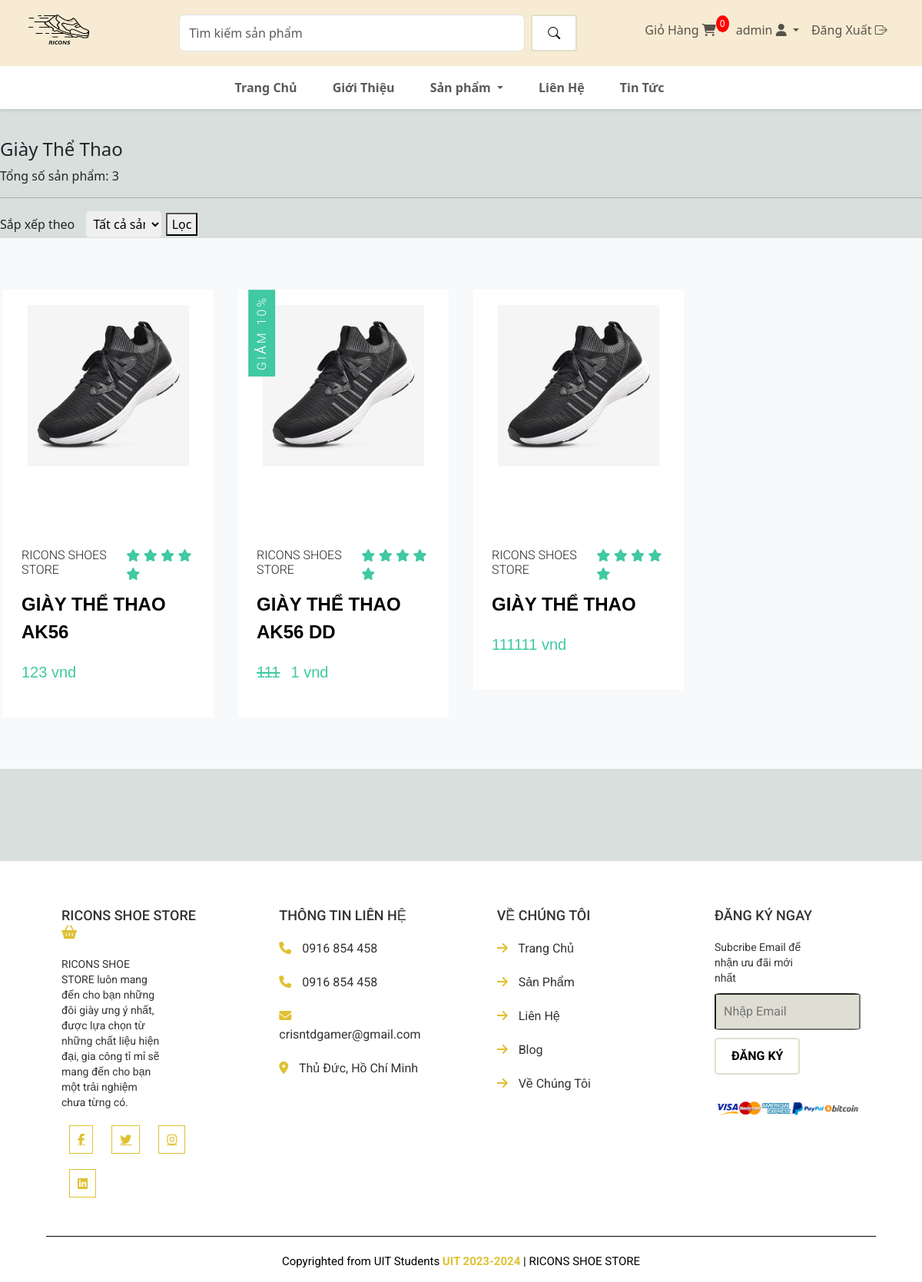
/category/giay-the-thao (signed in), run on the app's committed database.
### app/models.py (models this page shows, shortened)
class TheLoai(models.Model):
    ten = models.CharField(max_length=200, unique=True)
    slug = models.SlugField(max_length=200, unique=True)

class SanPham(models.Model):
    the_loai = models.ForeignKey(TheLoai, on_delete=models.CASCADE, default=1)
    ten = models.CharField(max_length=300, null=True, blank=False)
    gia = models.IntegerField(blank=False)
    hinh = models.ImageField(null=True, blank=True)
    khuyen_mai = models.BooleanField(default=False)
    gia_km = models.IntegerField(blank=True, null=True)
    mo_ta = models.CharField(max_length=500, default='', blank=True)
    @property
    def ImageURL(self):
        try:
            url = self.hinh.url
        except:
            url = ''
        return url

### app/views.py (the view)
# urls.py: path('category/<str:tl>', views.category, name="category"),
def category(request, tl):
    tl = unidecode(tl).lower().replace(' ', '-')
    theloai = TheLoai.objects.get(slug = tl)
    sanpham_list = SanPham.objects.filter(the_loai = theloai)
    sap_xep = request.GET.get('sort-by')
    if sap_xep == 'tang':
        sanpham_list = sanpham_list.order_by('gia')
    elif sap_xep == 'giam':
        sanpham_list = sanpham_list.order_by('-gia')
    elif sap_xep == 'a-z':
        sanpham_list = sanpham_list.order_by('ten')
    elif sap_xep == 'z-a':
        sanpham_list = sanpham_list.order_by('-ten')
    theloai_list = TheLoai.objects.all()
    context = {'theloai_list' : theloai_list,
               'sanpham_list' : sanpham_list,
               'theloai' : theloai}
    return render(request, "app/category.html", context)

### app/context_processors.py (called while the page is built)
def tong_san_pham_trong_gio_hang(request):
    return {
        'tong_san_pham_trong_gio_hang': lay_so_luong_san_pham_trong_gio_hang(request.user)
    }

### app/views.py (called while the page is built)
def lay_so_luong_san_pham_trong_gio_hang(user):
    if user.is_authenticated:
        gio_hang = GioHang.objects.filter(khach_hang=user, hoan_thanh=False).first()
        if gio_hang:
            muc_gio_hang = MucGioHang.objects.filter(gio_hang=gio_hang)
            tong_san_pham = 0
            for muc in muc_gio_hang:
                tong_san_pham += muc.so_luong
            return tong_san_pham
    return 0

### app/templates/app/category.html (shortened to what this page needs)
{% extends 'app/base.html' %}
{% block category %}
<div class="container-pdt" style="padding-top: 130px;">
    <div class="row">
        <h4>{{theloai.ten}}</h4>
        <p>
            Tổng số sản phẩm: {{sanpham_list|length}}
        </p>
        <hr>
        <div>
            <form action="" method="get">
                <label for="sort-by">Sắp xếp theo</label>
                <select name="sort-by" id="sort-by">
                    <option value="all">Tất cả sản phẩm</option>
                </select>
                <button type="submit">Lọc</button>
            </form>
        </div>
        <section class="products">
            <div class="product-card-container">
                <div class="product-items">
                    {% for sanpham in sanpham_list %}
                    <div class="product">
                        <div class="product-content">
                            <div class="product-img">
                                <img src="{{sanpham.ImageURL}}" alt="product image">
                            </div>
                        </div>
                        <div class="product-info">
                            <div class="product-info-top">
                                <h2 class="sm-title">Ricons Shoes Store</h2>
                                <div class="rating">
                                    <span><i class="fas fa-star"></i></span>
                                    <span><i class="fas fa-star"></i></span>
                                    <span><i class="fas fa-star"></i></span>
                                    <span><i class="fas fa-star"></i></span>
                                    <span><i class="fas fa-star"></i></span>
                                </div>
                            </div>
                            <a href="#" class="product-name">{{sanpham.ten}}</a>
                            <div class="product- price-container">
                                {% if sanpham.khuyen_mai == True %}
                                <strike class="product-price">{{sanpham.gia}}</strike>
                                <p class="product-price">{{ sanpham.gia_km}} vnd</p>
                                {% else %}
                                <p class="product-price">{{sanpham.gia}} vnd</p>
                                {% endif %}
                            </div>
                        </div>
                        {% if sanpham.khuyen_mai == True %}
                        <div class="off-info">
                            <h2 class="sm-title">Giảm 10%</h2>
                        </div>
                        {% endif %}
                    </div>
                    {% endfor %}
                </div>
            </div>
        </section>
    </div>
</div>
{% endblock category %}

### app/templates/app/base.html (shortened to what this page needs)
{% load static %}
<!DOCTYPE html>
<html lang="en">
<head>
    <link href="https://cdn.jsdelivr.net/npm/bootstrap@5.3.3/dist/css/bootstrap.min.css" rel="stylesheet">
    <link rel="stylesheet" href="{% static 'app/style.css' %}">
    <link rel="stylesheet" href="https://cdn.jsdelivr.net/npm/bootstrap-icons@1.11.3/font/bootstrap-icons.min.css">
    <link rel="stylesheet" href="https://cdnjs.cloudflare.com/ajax/libs/font-awesome/6.5.2/css/all.min.css">
</head>
<body>
    <div class="container-fluid sticky-top">
        <nav class="navbar navbar-expand-lg justify-content-center" style="background-color: #f7ecd3;">
            <a href="{% url 'home'%}" class="navbar-brand"><img src="{% static 'images/logo.png'%}"
                    style="width: 80px; height: 60px;" alt=""></a>
            <ul class="navbar-nav">
                <li class="nav-item" style="margin-left: 100px; margin-right: 80px;">
                    <form class="d-flex" role="search">
                        <input class="form-control me-2" type="search" placeholder="Tìm kiếm sản phẩm"
                            aria-label="Search" style="width: 450px; border-radius: 20;">
                        <button class="btn btn-outline-success" type="submit">
                            <i class="bi bi-search"></i>
                        </button>
                    </form>
                </li>
                <li class="nav-item" style="margin-right: 10px;">
                    <a class="nav-link" href="{% url 'cart' %}">
                        Giỏ Hàng
                        <span class="cart-icon">
                            <i class="fa-solid fa-cart-shopping"></i>
                        </span>
                        <span class="cart-count">{{ tong_san_pham_trong_gio_hang }}</span>
                    </a>
                </li>
                {% if user.is_authenticated %}
                <li class="nav-item dropdown">
                    <a class="nav-link dropdown-toggle" href="#" role="button" data-bs-toggle="dropdown"
                        aria-expanded="false">
                        {{request.user}} <i class="fa-solid fa-user"></i>
                    </a>
                </li>
                <li class="nav-item">
                    <a class="nav-link" href="{% url 'logout_user' %}">
                        Đăng Xuất <i class="bi bi-box-arrow-right"></i>
                    </a>
                </li>
                {% else %}
                <li class="nav-item">
                    <a class="nav-link" href="{% url 'login_user' %}">Đăng Nhập <i class="fa-solid fa-key"></i></a>
                </li>
                {% endif %}
            </ul>
        </nav>
        <nav class="navbar navbar-expand-sm justify-content-center"
            style="background-color: white; box-shadow: 0px 2px 4px rgba(0, 0, 0, 0.1);">
            <ul class="navbar-nav">
                <li class="nav-item" style="margin-right: 30px;">
                    <a class="nav-link" href="{% url 'home' %}"><b>Trang Chủ</b></a>
                </li>
                <li class="nav-item" style="margin-right: 30px;">
                    <a class="nav-link" href="#"><b>Giới Thiệu</b></a>
                </li>
                <li class="nav-item dropdown" style="margin-right: 30px;">
                    <a class="nav-link dropdown-toggle" href="#" role="button" data-bs-toggle="dropdown"
                        aria-expanded="false">
                        <b>Sản phẩm</b>
                    </a>
                </li>
                <li class="nav-item" style="margin-right: 30px;">
                    <a class="nav-link" href="#"><b>Liên Hệ</b></a>
                </li>
                <li class="nav-item" style="margin-right: 30px;">
                    <a class="nav-link" href="#"><b>Tin Tức</b></a>
                </li>
            </ul>
        </nav>
    </div>
    {% block category %} {% endblock category %}
    <section class="footer">
        <div class="container-footer">
            <div class="box">
                <h3>RICONS SHOE STORE <i class="fas fa-shopping-basket"></i></h3>
                <p>RICONS SHOE STORE luôn mang đến cho bạn những đôi giày ưng ý nhất, được lựa chọn từ những chất liệu
                    hiện đại, gia công tỉ mỉ sẽ mang đến cho bạn một trải nghiệm chưa từng có. </p>
                <div class="share">
                    <a href="#" class="fab fa-facebook-f"></a>
                    <a href="#" class="fab fa-twitter"></a>
                    <a href="#" class="fab fa-instagram"></a>
                    <a href="#" class="fab fa-linkedin"></a>
                </div>
            </div>
            <div class="box">
                <h3>THÔNG TIN LIÊN HỆ </h3>
                <a href="#" class="link"> <i class="fas fa-phone"></i> 0916 854 458 </a>
                <a href="#" class="link"> <i class="fas fa-phone"></i> 0916 854 458 </a>
                <a href="#" class="link"> <i class="fas fa-envelope"></i> crisntdgamer@gmail.com </a>
                <a href="#" class="link"> <i class="fas fa-map-marker-alt"></i> Thủ Đức, Hồ Chí Minh </a>
            </div>
            <div class="box">
                <h3> VỀ CHÚNG TÔI </h3>
                <a href="#" class="link"> <i class="fas fa-arrow-right"></i> Trang Chủ </a>
                <a href="#" class="link"> <i class="fas fa-arrow-right"></i> Sản Phẩm </a>
                <a href="#" class="link"> <i class="fas fa-arrow-right"></i> Liên Hệ </a>
                <a href="#" class="link"> <i class="fas fa-arrow-right"></i> Blog </a>
                <a href="#" class="link"> <i class="fas fa-arrow-right"></i> Về Chúng Tôi </a>
            </div>
            <div class="box">
                <h3> ĐĂNG KÝ NGAY </h3>
                <p>Subcribe Email để nhận ưu đãi mới nhất </p>
                <input type="text" placeholder="Nhập Email" class="email">
                <input type="submit" value="ĐĂNG KÝ" class="btn">
                <img src="{% static 'images/bank.png' %}" class="payment-img" alt="">
            </div>
            <div class="credit"> Copyrighted from UIT Students <span> UIT 2023-2024 </span> | RICONS SHOE STORE </div>
        </div>
    </section>
</body>
</html>

### app/static/app/style.css (style rules this page uses)
body { background-color: #D8DFDD; }
.footer { background-color: #fff; color: #333; padding: 5%; display: flex; justify-content: space-between; align-items: flex-start; flex-wrap: wrap; font-family: "Roboto", sans-serif; margin-top: 10%; }
.box i { color: #DEC133; }
.container-footer { display: flex; justify-content: space-between; align-items: flex-start; flex-wrap: wrap; }
.box { width: calc(25% - 40px); padding: 0 20px; margin-bottom: 40px; }
.box h3 { font-size: 18px; margin-bottom: 20px; }
.box p { font-size: 14px; margin: 10px 0px; line-height: 20px; width: 70%; }
.share a { color: #DEC133; font-size: 15px; margin: 10px; border: 1px solid; padding: 10px; }
.link { color: #333; text-decoration: none; display: block; margin-bottom: 20px; transition: color 0.3s; }
.link i { margin-right: 10px; color: #DEC133; transition: color 0.3s; }
.email { width: 100%; padding: 10px; margin-bottom: 10px; background-color: #DFDED2; border-radius: 5%; }
.btn { padding: 10px 20px; background-color: white; color: black; border: 2px solid #E0DFC9; border-radius: 6%; cursor: pointer; transition: background-color 0.3s, color 0.3s, border-color 0.3s; font-weight: bold; }
.payment-img { margin-top: 20px; max-width: 100%; }
.footer .credit { font-size: 15px; padding: 2% 0 0 0; color: black; border-top: 1px solid; position: relative; width: 100%; text-align: center; margin-bottom: -5%; }
.credit span { color: #DEC133; font-weight: bold; }
.cart-count { background-color: red; color: white; border-radius: 50%; padding: 2px 5px; font-size: 12px; position: absolute; top: 20px; }
:root { --white-light: rgba(255, 255, 255, 0.5); --alice-blue: #f8f9fa; --carribean-green: #40c9a2; --gray: #ededed; }
.product-items { display: flex; flex-wrap: wrap; }
.products { padding: 0; margin: 0; box-sizing: border-box; font-family: 'Quicksand', sans-serif; }
img { width: 100%; display: block; }
.product-card-container { width: 100%; margin: 0 auto; }
.lg-title, .md-title, .sm-title { font-family: 'Roboto', sans-serif; padding: 0.6rem 0; text-transform: capitalize; }
.sm-title { font-weight: 300; font-size: 1rem; text-transform: uppercase; }
.products { background: var(--alice-blue); padding: 3.2rem 0; }
.product { margin: 1rem; position: relative; width: calc(25% - 2rem); }
.product-content { background: white; padding: 20px 0px 0px 0px; cursor: pointer; }
.product-img { background: var(--gray); box-shadow: 0 0 20px 10px var(white); width: 210px; height: 200px; margin: 0 auto; transition: background 0.5s ease; }
.product-info { background: white; padding: 1.5rem; }
.product-info-top { display: flex; justify-content: space-between; align-items: center; }
.rating span { color: var(--carribean-green); }
.product-name { color: black; display: block; text-decoration: none; font-size: 1rem; text-transform: uppercase; font-weight: bold; }
.product-price { padding-top: 0.6rem; padding-right: 0.6rem; display: inline-block; color: var(--carribean-green); }
.product-img img { transition: transform 0.6s ease; }
.off-info .sm-title { background: var(--carribean-green); color: white; display: inline-block; padding: 0.5rem; position: absolute; top: 0; left: 0; writing-mode: vertical-lr; transform: rotate(180deg); z-index: 1; letter-spacing: 3px; cursor: pointer; }
.checkout input, select { width: 100%; padding: 10px; border: 1px solid #ddd; border-radius: 5px; }
.product-name { font-size: 24px; margin-bottom: 10px; }
.product-price { font-size: 20px; color: #40c9a2; margin-bottom: 20px; }
label { font-size: 16px; margin-right: 10px; }
select, input[type="number"] { padding: 5px; font-size: 16px; width: 100px; }

### app/templates/app/base.html (style rules this page uses)
.sticky-top { position: fixed; top: 0; width: 100%; z-index: 1000; }
.container-fluid { padding-left: 0; padding-right: 0; }

### data on the page
TheLoai: ten "Giày Thể Thao"
SanPham: ImageURL (picture), ten "GIÀY THỂ THAO AK56", gia "123"
SanPham: ImageURL (picture), ten "GIÀY THỂ THAO AK56 DD", gia "111", gia_km "1", khuyen_mai "GIẢM 10%"
SanPham: ImageURL (picture), ten "GIÀY THỂ THAO", gia "111111"

### other printed values
{{ tong_san_pham_trong_gio_hang }} "0"
{{ request.user }} "admin"
{{ sanpham_list|length }} "3"
